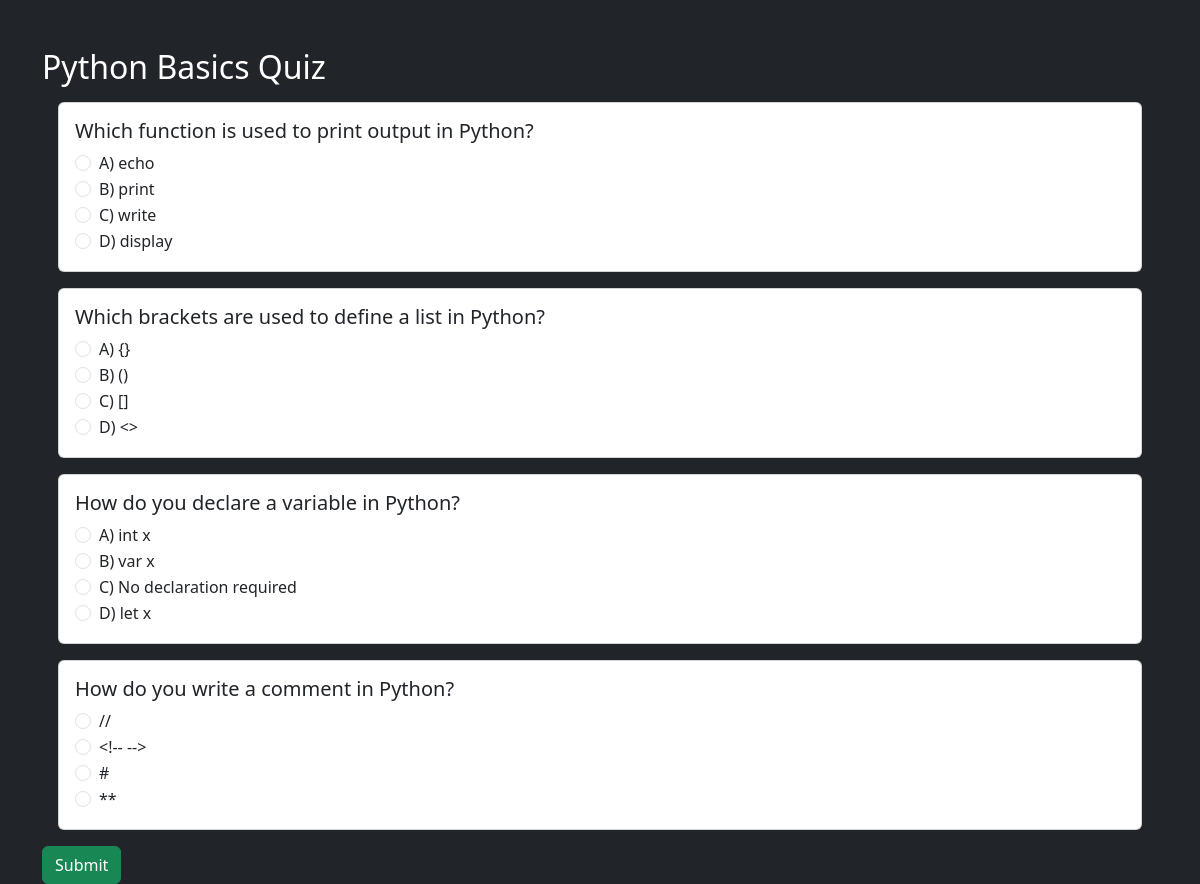
The app's page /quiz/1/ (signed in) with its own data.
### quiz/models.py (models this page shows, shortened)
class Quiz(models.Model):
    title = models.CharField(max_length=200)

class Question(models.Model):
    quiz = models.ForeignKey(Quiz, on_delete=models.CASCADE)
    question_text = models.CharField(max_length=500)

class Option(models.Model):
    question = models.ForeignKey(Question, on_delete=models.CASCADE)
    option_text = models.CharField(max_length=200)
    is_correct = models.BooleanField(default=False)

### quiz/views.py (the view, shortened to what this page needs)
# urls.py: path('quiz/<int:quiz_id>/', views.start_quiz, name='start_quiz'),
@login_required
def start_quiz(request, quiz_id):
    quiz = Quiz.objects.get(id=quiz_id)
    questions = Question.objects.filter(quiz=quiz)
    return render(request, 'quiz.html', {
        'quiz': quiz,
        'questions': questions
    })

### templates/quiz.html (shortened to what this page needs)
<!DOCTYPE html>
<html>
<head>
    <link href="https://cdn.jsdelivr.net/npm/bootstrap@5.3.0/dist/css/bootstrap.min.css" rel="stylesheet">
</head>
<body class="bg-dark text-white">
<div class="container mt-5">
    <h2>{{ quiz.title }}</h2>
    <form method="POST">
        {% for question in questions %}
        <div class="card p-3 m-3 text-dark">
            <h5>{{ question.question_text }}</h5>
            {% for option in question.option_set.all %}
                <div>
                    <div class="form-check">
    <input class="form-check-input" type="radio" name="question_{{ question.id }}" value="{{ option.id }}">
    <label class="form-check-label">
        {{ option.option_text }}
    </label>
</div>
                </div>
            {% endfor %}
        </div>
        {% endfor %}
        <button type="submit" class="btn btn-success">Submit</button>
    </form>
</div>
</body>
</html>

### records on screen
Quiz: title "Python Basics Quiz"
Question: question_text "Which function is used to print output in Python?"
Option: option_text "A) echo"
Option: option_text "B) print"
Option: option_text "C) write"
Option: option_text "D) display"
Question: question_text "Which brackets are used to define a list in Python?"
Option: option_text "A) {}"
Option: option_text "B) ()"
Option: option_text "C) []"
Option: option_text "D) <>"
Question: question_text "How do you declare a variable in Python?"
Option: option_text "A) int x"
Option: option_text "B) var x"
Option: option_text "C) No declaration required"
Option: option_text "D) let x"
Question: question_text "How do you write a comment in Python?"
Option: option_text "//"
Option: option_text "<!-- -->"
Option: option_text "#"
Option: option_text "**"
